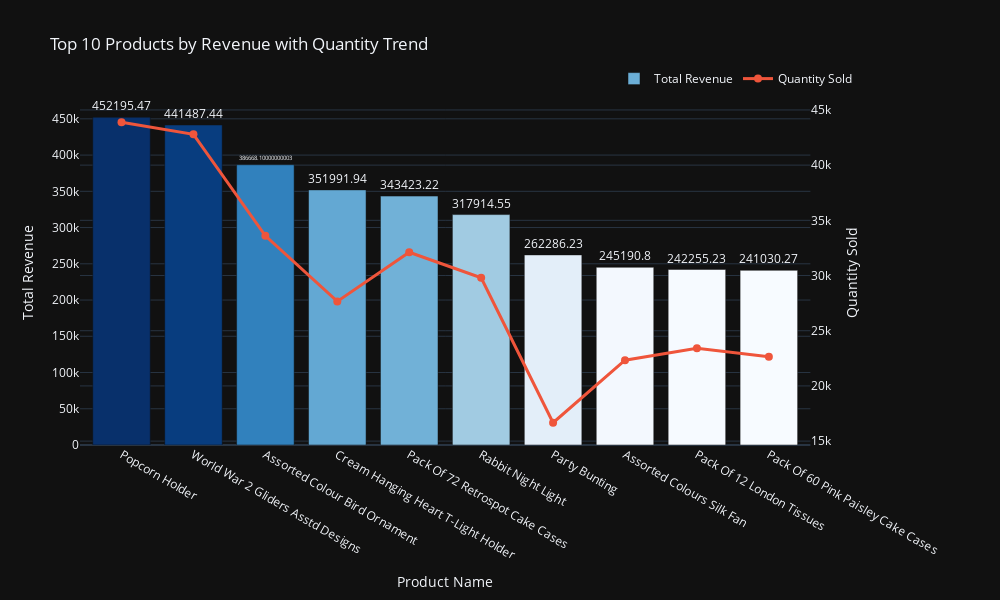

Notebook source saved alongside this figure:
### Markdown cell above
The average quantity sold per product is 29,489.2 units, while the average total sales revenue per product is ₹328,444.33.

### Code cell
# Create a subplot with a secondary y-axis
fig = make_subplots(specs=[[{"secondary_y": True}]])

# Add bar chart for Total Revenue (color based on revenue)
fig.add_trace(
    go.Bar(
        x=top_products_by_revenue['ProductName'],
        y=top_products_by_revenue['totalsales'],
        name="Total Revenue",
        marker=dict(color=top_products_by_revenue['totalsales'], colorscale='Blues'),  # Color scale based on revenue
        text=top_products_by_revenue['totalsales'],
        textposition='outside'
    ),
    secondary_y=False
)

# Add line chart for Quantity Trend
fig.add_trace(
    go.Scatter(
        x=top_products_by_revenue['ProductName'],
        y=top_products_by_revenue['Quantity'],
        mode='lines+markers',
        name="Quantity Sold",
        marker=dict(size=8),
        line=dict(width=3)
    ),
    secondary_y=True
)

## Improve layout
fig.update_layout(
    title="Top 10 Products by Revenue with Quantity Trend",
    xaxis_title="Product Name",
    width=1000,
    height=600,
    template="plotly_dark",  # Dark theme applied
    legend=dict(orientation="h", yanchor="bottom", y=1.02, xanchor="right", x=1)
)

# Set y-axis labels
fig.update_yaxes(title_text="Total Revenue", secondary_y=False)
fig.update_yaxes(title_text="Quantity Sold", secondary_y=True)

# Show the chart
fig.show()

### Figure 1 — Plotly figure (JSON) as saved in the notebook; plotly's stock layout.template omitted (floating-point values rounded to 4 significant figures)
{"data": [{"marker": {"color": [452200.0, 441500.0, 386700.0, 352000.0, 343400.0, 317900.0, 262300.0, 245200.0, 242300.0, 241000.0], "colorscale": [[0, "rgb(247,251,255)"], [0.125, "rgb(222,235,247)"], [0.25, "rgb(198,219,239)"], [0.375, "rgb(158,202,225)"], [0.5, "rgb(107,174,214)"], [0.625, "rgb(66,146,198)"], [0.75, "rgb(33,113,181)"], [0.875, "rgb(8,81,156)"], [1, "rgb(8,48,107)"]]}, "name": "Total Revenue", "text": [452200.0, 441500.0, 386700.0, 352000.0, 343400.0, 317900.0, 262300.0, 245200.0, 242300.0, 241000.0], "textposition": "outside", "type": "bar", "x": ["Popcorn Holder", "World War 2 Gliders Asstd Designs", "Assorted Colour Bird Ornament", "Cream Hanging Heart T-Light Holder", "Pack Of 72 Retrospot Cake Cases", "Rabbit Night Light", "Party Bunting", "Assorted Colours Silk Fan", "Pack Of 12 London Tissues", "Pack Of 60 Pink Paisley Cake Cases"], "xaxis": "x", "y": [452200.0, 441500.0, 386700.0, 352000.0, 343400.0, 317900.0, 262300.0, 245200.0, 242300.0, 241000.0], "yaxis": "y"}, {"line": {"width": 3}, "marker": {"size": 8}, "mode": "lines+markers", "name": "Quantity Sold", "type": "scatter", "x": ["Popcorn Holder", "World War 2 Gliders Asstd Designs", "Assorted Colour Bird Ornament", "Cream Hanging Heart T-Light Holder", "Pack Of 72 Retrospot Cake Cases", "Rabbit Night Light", "Party Bunting", "Assorted Colours Silk Fan", "Pack Of 12 London Tissues", "Pack Of 60 Pink Paisley Cake Cases"], "xaxis": "x", "y": [43885, 42796, 33594, 27657, 32110, 29799, 16663, 22333, 23405, 22650], "yaxis": "y2"}], "layout": {"height": 600, "legend": {"orientation": "h", "x": 1, "xanchor": "right", "y": 1.02, "yanchor": "bottom"}, "title": {"text": "Top 10 Products by Revenue with Quantity Trend"}, "width": 1000, "xaxis": {"anchor": "y", "domain": [0, 0.94], "title": {"text": "Product Name"}}, "yaxis": {"anchor": "x", "domain": [0, 1], "title": {"text": "Total Revenue"}}, "yaxis2": {"anchor": "x", "overlaying": "y", "side": "right", "title": {"text": "Quantity Sold"}}}}
